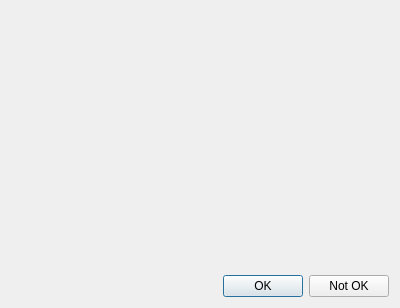
<?xml version="1.0" encoding="UTF-8"?>
<ui version="4.0">
 <class>Dialog</class>
 <widget class="QDialog" name="Dialog">
  <property name="geometry">
   <rect>
    <x>0</x>
    <y>0</y>
    <width>400</width>
    <height>308</height>
   </rect>
  </property>
  <property name="windowTitle">
   <string>Dialog</string>
  </property>
  <layout class="QHBoxLayout" name="horizontalLayout_2">
   <item>
    <layout class="QVBoxLayout" name="verticalLayout">
     <item>
      <widget class="QLabel" name="lbl_text_field">
       <property name="text">
        <string/>
       </property>
       <property name="alignment">
        <set>Qt::AlignCenter</set>
       </property>
      </widget>
     </item>
     <item>
      <spacer name="verticalSpacer">
       <property name="orientation">
        <enum>Qt::Vertical</enum>
       </property>
       <property name="sizeHint" stdset="0">
        <size>
         <width>20</width>
         <height>40</height>
        </size>
       </property>
      </spacer>
     </item>
     <item>
      <layout class="QHBoxLayout" name="horizontalLayout">
       <item>
        <spacer name="horizontalSpacer">
         <property name="orientation">
          <enum>Qt::Horizontal</enum>
         </property>
         <property name="sizeHint" stdset="0">
          <size>
           <width>40</width>
           <height>20</height>
          </size>
         </property>
        </spacer>
       </item>
       <item>
        <widget class="QPushButton" name="btn_ok">
         <property name="text">
          <string>OK</string>
         </property>
        </widget>
       </item>
       <item>
        <widget class="QPushButton" name="btn_not_ok">
         <property name="text">
          <string>Not OK</string>
         </property>
        </widget>
       </item>
      </layout>
     </item>
    </layout>
   </item>
  </layout>
 </widget>
 <resources/>
 <connections/>
</ui>
